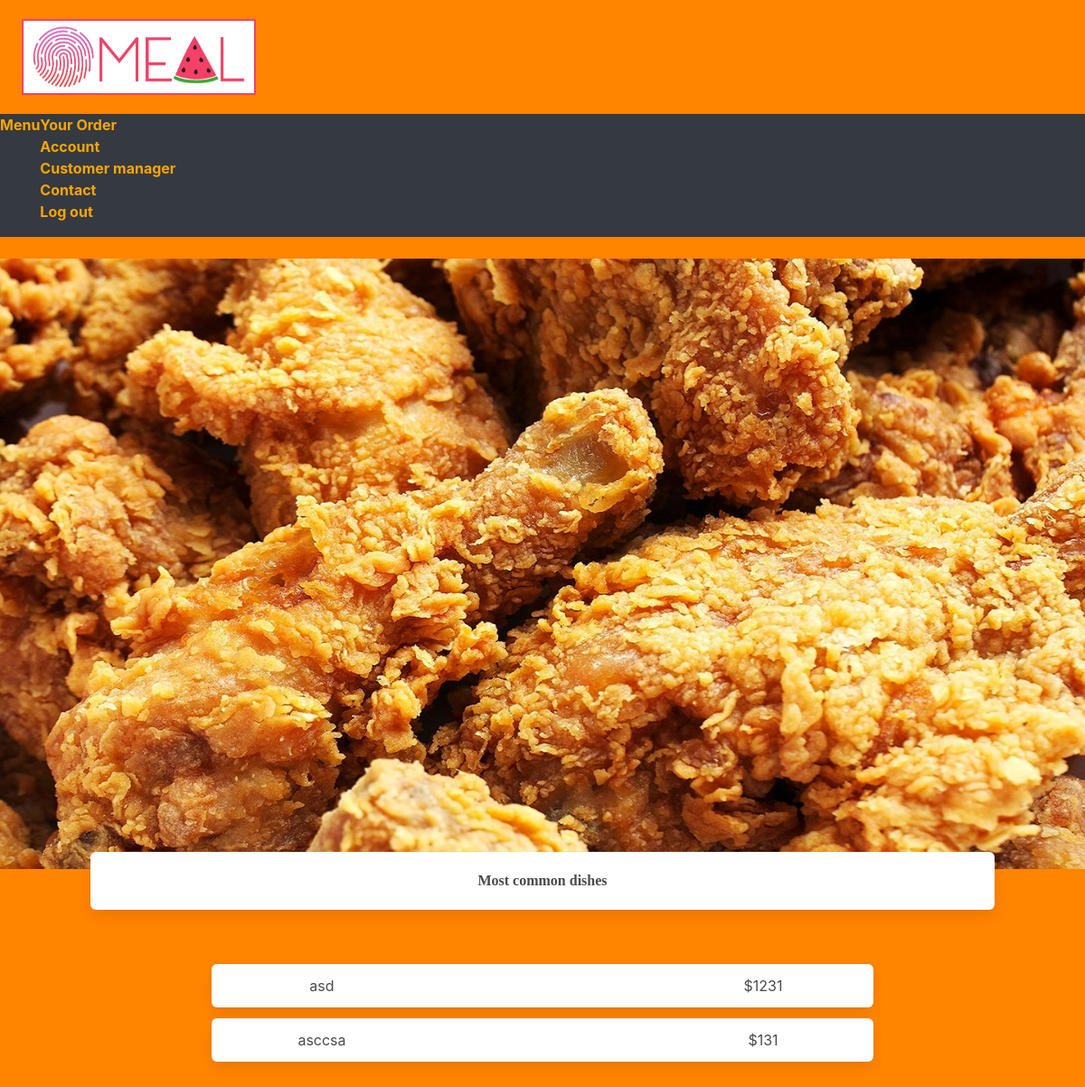
The app's page /most_common_dishes, older data.
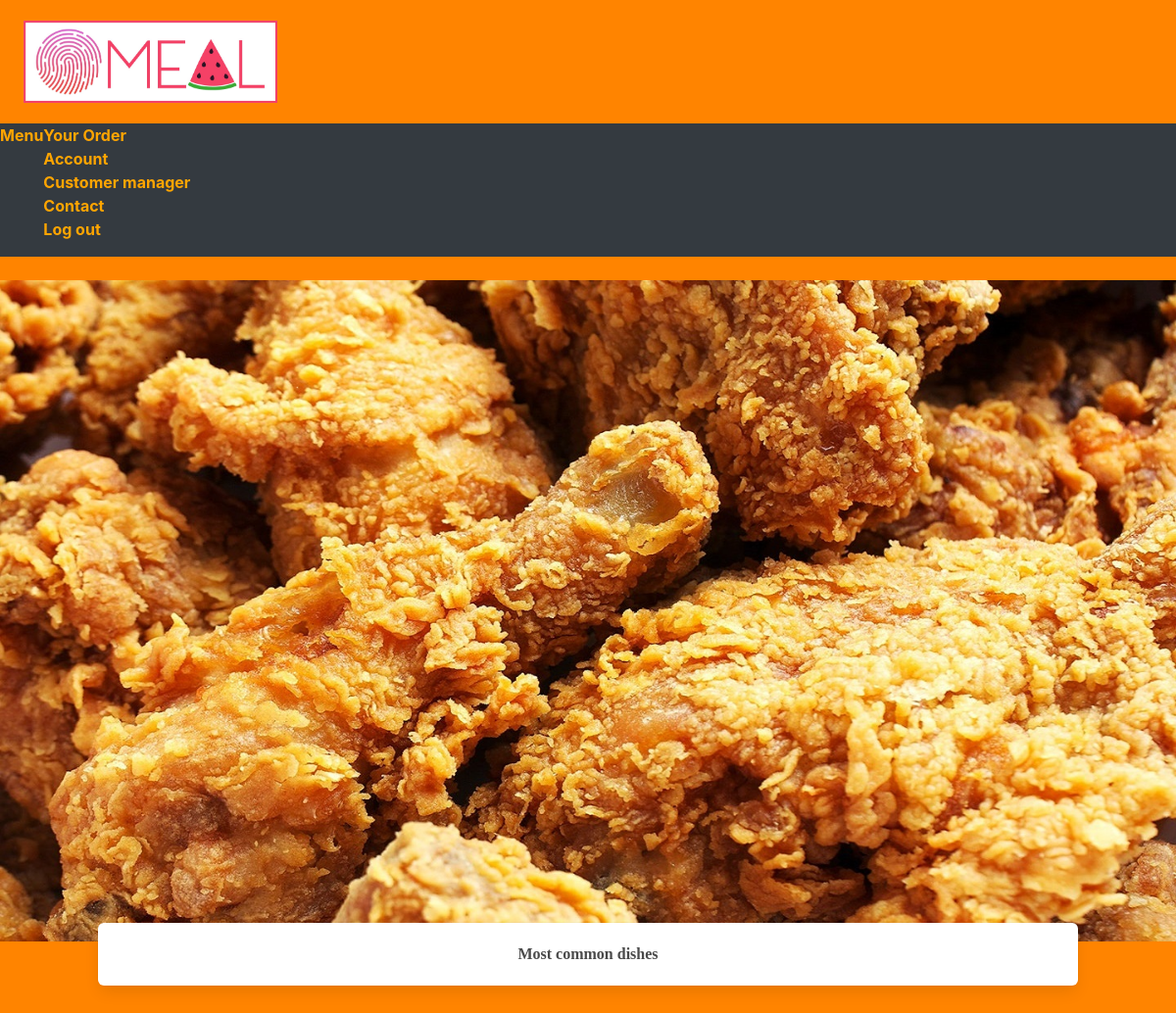
The same page, newer data.
### main.py (models this page shows, shortened)
class MostCommonDishes(db.Model):
    id = db.Column(db.Integer, primary_key=True)
    name = db.Column(db.String(200), nullable=False)
    price = db.Column(db.Integer)

### main.py (the view)
@main.route('/most_common_dishes', methods=['GET'])
def most_common_dishes():
    dishes = MostCommonDishes.query.order_by(MostCommonDishes.id).all()
    return render_template('view_option/view_menu/most_common_dishes.html', dishes=dishes)

### templates/view_option/view_menu/most_common_dishes.html (shortened to what this page needs)
{% extends "base.html" %}
{% block head%}
    <link rel= "stylesheet" type= "text/css" href= "{{ url_for('static',filename='styles/view_menu/style_each_menu.css') }}">
{%endblock%}
{% block body%}
<img src="../../../static/img/most_common_dishes.jpg" alt="">
<div class="box choosing-option has-text-weight-bold">Most common dishes</div>
<section class="section">
    {% for dish in dishes %}
    <div class="container">
        <div class=" columns has-text-centered is-mobile">
            <div class="column is-1"></div>
            <a href="/most_common_dishes/{{dish.id}}" class="column box has-text-centered is-8">
                <div class="columns is-mobile">
                    <div class="column is1">{{ dish.name }}</div>
                    <div class="column is7"></div>
                    <div class="column is4">${{ dish.price }}</div>
                </div>
            </a>
            <div class="column is-1"></div>
        </div>
    </div>
    {% endfor %}
</section>
{%endblock%}

### templates/base.html (shortened to what this page needs)
<!DOCTYPE html>
<html lang="en">
<head>
    <link rel="stylesheet" href="https://cdnjs.cloudflare.com/ajax/libs/bulma/0.7.2/css/bulma.min.css" />
    <link rel= "stylesheet" type= "text/css" href= "{{ url_for('static',filename='styles/style_nav.css') }}">
    <link rel="stylesheet" href="https://pro.fontawesome.com/releases/v5.10.0/css/all.css"/>
    <link
      rel="stylesheet"
      href="https://stackpath.bootstrapcdn.com/bootstrap/4.4.1/css/bootstrap.min.css"
    />
    <link
      rel="stylesheet"
      href="https://stackpath.bootstrapcdn.com/font-awesome/4.7.0/css/font-awesome.min.css"
    />
    {% block head %}{% endblock %}
</head>
{% if request.url_rule.endpoint != "confirm_order" and request.url_rule.endpoint != "order_status" %}
<body>
  <div class = "block " >
    <div class = "navbar nav-color " role="navigation" aria-label="main navigation" >
        <div class = "navbar-brand">
            <a href = "#" class = "nav-item">
                <img src="../static/img/app_logo.jpg" alt = "site-logo" style = "max-height: 100px" class = "py-2 px-2">
            </a>
        </div>
</div>
      <nav class = "navbar-right navbar-expand-lg navbar-dark bg-dark">
        <div class = "collapse navbar-collapse" id = "navbar">
            <div class = "navbar-nav">
                {% if current_user.id == 1 %}
                <a style="color:orange;" class = "nav-item" href = "{{ url_for('manager') }}"><b>Menu</b></a>
                {% else %}
                <a style="color:orange;" class = "nav-item" href = "{{ url_for('view_menu') }}"><b>Menu</b></a>
                {% endif %}
                <ul >
                    <li>
                        <a style="color:orange;" class = "nav-item" href="{{ url_for('order_manager') }}"><b>Your Order</b></a>
                    </li>
                    <li>
                        <a style="color:orange;" class = "nav-item" href = "{{ url_for('view_account') }}"><b>Account</b></a>
                    </li>
                    <li>
                        <a style="color:orange;" class = "nav-item" href="{{ url_for('customer_manager') }}"><b>Customer manager</b></a>
                    </li>
                    <li>
                        <a style="color:orange;" class = "nav-item" href = "{{ url_for('contact_us') }}"><b>Contact</b></a>
                    </li>
                    <li>
                        <a style="color:orange;" class = "nav-item" href="{{ url_for('logout') }}" ><b>Log out</b></a>
                    </li>
                </ul>
            </div>
        </div>
    </nav>
    </div>
{% endif %}
    {% block body %}{% endblock %}
</body>
</html>

### static/styles/style_nav.css (style rules this page uses)
.nav-color { background-color: rgb(255, 132, 0); }

### static/styles/view_menu/style_each_menu.css (style rules this page uses)
:root { --primary-color: rgb(255, 132, 0); }
body, html { background-color:var(--primary-color) }
.box { width: 83.3333%; margin-left: 8.3333%; }
.choosing-option { display: inline-block; margin-top: -20%; text-align: center; font-weight: 800; font-family: "Bell Gothic Std Light"; }

Row changes from the older to the newer data that the page shows:
removed MostCommonDishes: name "asd", price "1231"
removed MostCommonDishes: name "asccsa", price "131"
